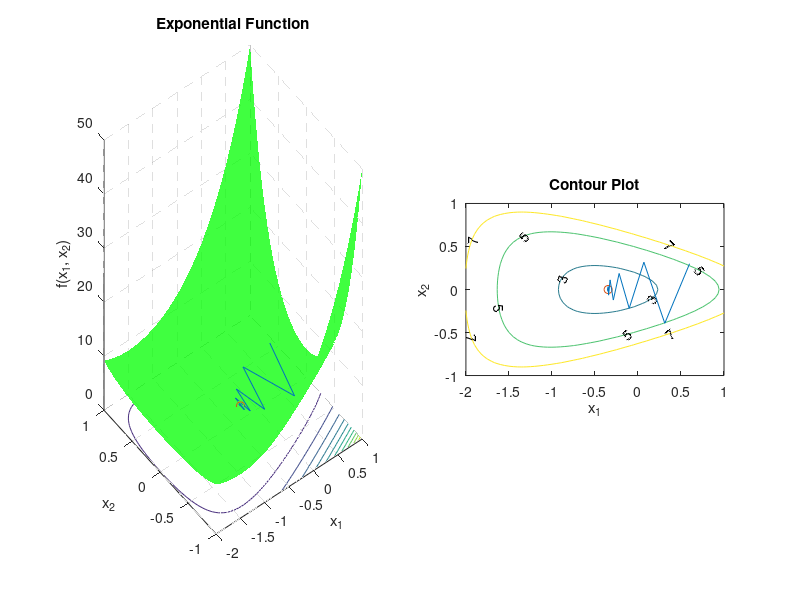

Source code (MATLAB):
function [] = optimization()
    
    maxIter = 10000;
    epsilon = 1e-5;
    usedNorm = 'L2';

    % init
    x = [0.6; 0.3];
    
    % matlab steepest descent
    %[x,fval] = fminunc(@wrapper, x);
    
    plot_function(x);
    
    % path of steps (just for visualization)
    opt_path = [x; wrapper(x)];
    
    for i = 1:maxIter
        % compute highest descent direction
        grad_f_x = [f(x(1), x(2)) - f(x(1)-epsilon, x(2)); ...
            f(x(1), x(2)) - f(x(1), x(2)-epsilon)];
        
        if strcmp(usedNorm, 'L1')
            if abs(grad_f_x(1)) > abs(grad_f_x(2))
                delta_x = [-sign(grad_f_x(1)); 0];
            else
                delta_x = [0; -sign(grad_f_x(2))];
            end
        elseif strcmp(usedNorm, 'L2')
            delta_x = -grad_f_x/norm(grad_f_x, 2);
        elseif strcmp(usedNorm, 'LP')
            % TODO - how do I get P???
            P = [2 0.5; 0.5 2];
            delta_x = -inv(P)*grad_f_x/norm(grad_f_x, 2);
        end
        
        % line search
        t = armijo_goldstein(x, delta_x, grad_f_x);
        
        % update
        x_prev = x;
        x = x + t*delta_x;
        
        % add to path
        new_path = [x; wrapper(x)];
        opt_path = [opt_path new_path];
        
        % convergence check
        if abs(x_prev - x) < epsilon
            break
        end
        
        plot_function(x);
        drawnow;
    end
    
    disp(['converged after ' num2str(i) ' steps (' usedNorm ' norm) --> ' ...
        'f(' num2str(x(1)) ', ' num2str(x(2)) ') = ' num2str(wrapper(x))])
    
    % plot
    plot_function(x);
    
    % plot path
    subplot(1,2,1);
    hold on;
    plot3(opt_path(1,:), opt_path(2,:), opt_path(3,:));
    hold off;
    subplot(1,2,2);
    hold on;
    plot(opt_path(1,:), opt_path(2,:));
    hold off;

end

% line search (1D optimization)
function t = armijo_goldstein(x, delta_x, grad_f_x)
    alpha = 0.25; % alpha in [0, 0.5]
    beta = 0.75; % beta in [0, 1]
    t = 1; 
    while wrapper(x + t*delta_x) > wrapper(x) + alpha*t*grad_f_x'*delta_x;
        t = beta*t;
    end
end

function plot_function(x)
    [X1, X2] = meshgrid(-2:0.05:1, -1:0.05:1);
    
    y = f(X1(:)', X2(:)');
    y = reshape(y, size(X1, 1), size(X2, 2));
    
    figure(1)
    
    subplot(1,2,1)
    surfc(X1, X2, y, 'FaceColor','green','EdgeColor','none', 'FaceAlpha', 0.75);
    %camlight left; lighting phong
    set(gca, 'GridLineStyle', '--');
    xlabel('x_1');
    ylabel('x_2');
    zlabel('f(x_1, x_2)');
    title('Exponential Function');

    % current point
    hold on;
    scatter3(x(1), x(2), wrapper(x), 'or');
    hold off;
    
   
    subplot(1,2,2)
    [C, h] = contour(X1, X2, y, [3 5 7]);
    set(h,'ShowText','on','TextStep',get(h,'LevelStep'))
    colormap default
    axis equal
    xlabel('x_1');
    ylabel('x_2');
    title('Contour Plot');
    
    % current point
    hold on;
    scatter(x(1), x(2), 'or');
    hold off;
end

% wrapper function for f(x1, x2), if you want to use a vector of x-values
function val = wrapper(x_vec)
    val = f(x_vec(1), x_vec(2));
end

function val = f(x1, x2)
    val = exp(x1 + 3.*x2 - 0.1) + exp(x1 - 3.*x2 - 0.1) + exp(-x1 - 0.1);
end
